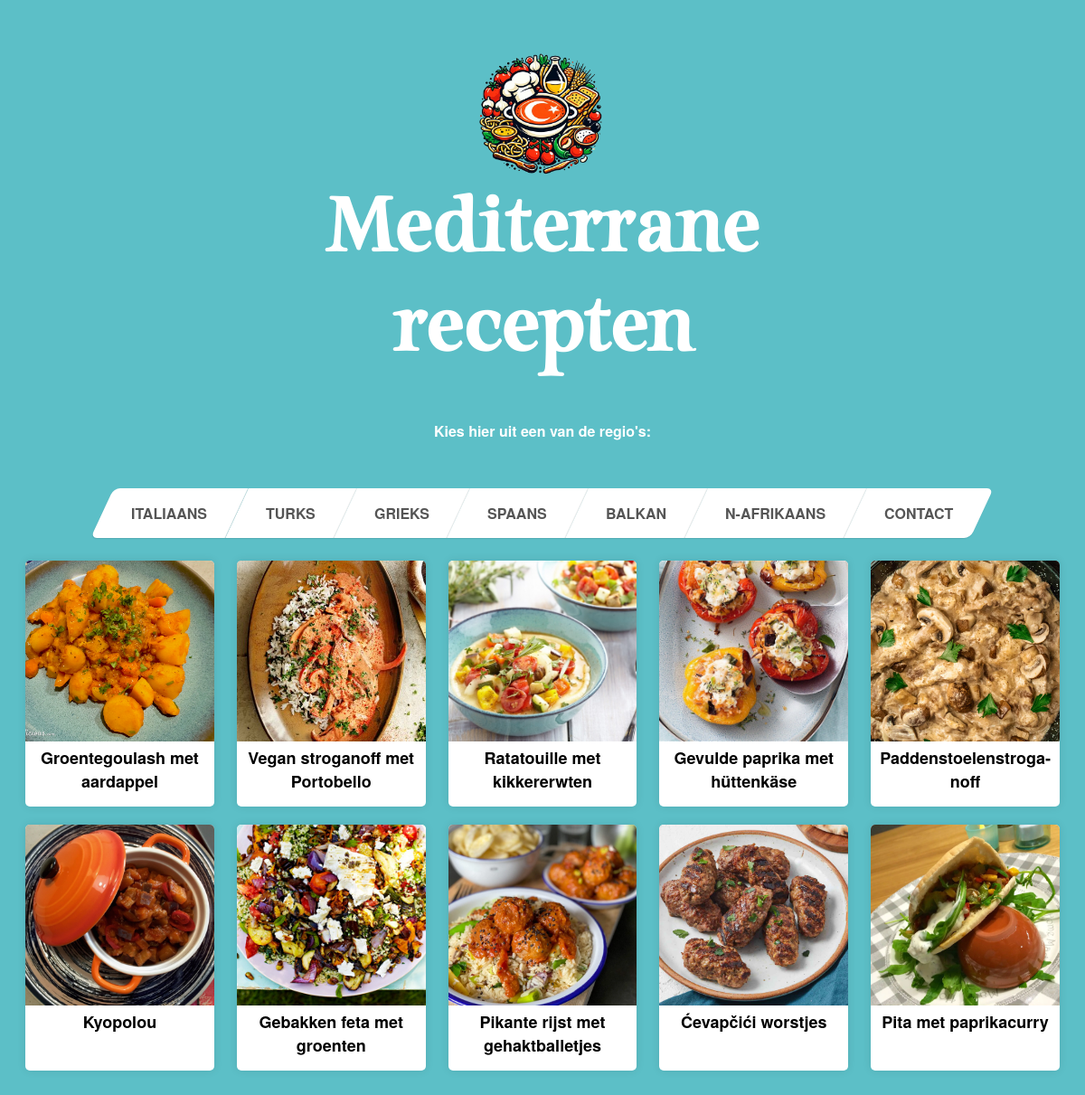
Screenshot of /balkan/balkan.php with the database file from the repository.
### tables this page shows
CREATE TABLE "recepten" (
	"Land"	TEXT,
	"Bereidingstijd"	TEXT,
	"Recepten"	TEXT
, "Ingredienten"	TEXT, "Uitleg"	TEXT, "Image"	TEXT);

### balkan/class.php (the view, shortened to what this page needs)
<?php
$sql = <<<EOF
SELECT * FROM recepten;
EOF;
$db = new MyDB();
if (!$db) {
    echo $db->lastErrorMsg();
} else {
    $ret = $db->query($sql);
    while ($row = $ret->fetchArray(SQLITE3_ASSOC)) {
        if ($row['Land'] == 'Balkan') {
?>
    <div class="recept-kaart" data-recept="<?php echo htmlspecialchars($row['Recepten']); ?>">
        <img src="<?php echo htmlspecialchars($row['Image']); ?>" alt="<?php echo htmlspecialchars($row['Recepten']); ?>">
        <h2><?php echo htmlspecialchars($row['Recepten']); ?></h2>
    </div>
<?php
        }
    }
}
?>

### balkan/balkan.php (shortened to what this page needs)
<!DOCTYPE html>
<html lang="en">
<head>
    <link rel="stylesheet" href="navbar.css">
    <link rel="stylesheet" href="balkan.css">
</head>
<body>
    <div class="image">
    </div>
    <div class="header">
    <div class="logo">
    <a href="../index.php">
        <img src="../images/logo4.png" alt="Logo" width="150px" height="150px">
    </a>
</div>
        <div class="titel">Mediterrane recepten</div>
        <br>
        <p class= "p1">Kies hier uit een van de regio's:</p>
    </div>
    <div class="skew-menu">
        <ul>
            <li><a href="../italiaans/italiaans.php">Italiaans</a></li>
            <li><a href="../turks/turks.php">Turks</a></li>
            <li><a href="../grieks/grieks.php">Grieks</a></li>
            <li><a href="../spaans/spaans.php">Spaans</a></li>
            <li><a href="#">Balkan</a></li>
            <li><a href="../na/na.php">N-Afrikaans</a></li>
            <li><a href="../Contact/contact.php">Contact</a></li>
        </ul>
    </div>
    <div class="recepten-container">
        <?php include 'class.php'; ?>
    </div>
</body>
</html>

### balkan/navbar.css (style rules this page uses)
body { font-family:Helvetica Neue, Helvetica, sans-serif; }
.skew-menu { text-align:center; margin-top:9em; margin-top: 1rem; }
.skew-menu ul { display:inline-block; margin:0; padding:0; list-style:none; transform:skew(-25deg); }

### balkan/balkan.css (style rules this page uses)
body { background-color: rgba(92, 191, 199, 255); background-repeat: no-repeat; background-position: 60% 0%; background-size: cover; }
.titel { text-align: center; font-family: 'Turqoise', sans-serif; font-weight: 900; background-color: rgba(92, 191, 199, 255); color: white; font-size: 90px; }
.p1 { text-align: center; font-family: Helvetica Neue, Helvetica, sans-serif; font-weight: 900; color: rgb(255, 255, 255); }
p { text-align: center; font-family: Helvetica Neue, Helvetica, sans-serif; font-weight: 900; color: rgb(0, 0, 0); }
.header { background-color: rgba(92, 191, 199, 255); padding: 20px; width: 50%; margin: 0 auto; text-align: center; }
.logo { width: 50%; margin: 0 auto; }
.logo img { max-width: 100%; }
.recepten-container { display: flex; flex-wrap: wrap; justify-content: space-between; padding: 20px; }
.recept-kaart { width: calc(20% - 20px); margin-bottom: 20px; background-color: #fff; border-radius: 5px; box-shadow: 0 0 10px rgba(0, 0, 0, 0.1); cursor: pointer; }
.recept-kaart h2 { margin-top: 0; font-size: 18px; text-align: center; }
.recept-kaart img { width: 100%; height: 200px; object-fit: cover; border-top-left-radius: 5px; border-top-right-radius: 5px; }

### rows the page displays
recepten: Image (picture), Recepten "Groentegoulash met aardappel"
recepten: Image (picture), Recepten "Vegan stroganoff met Portobello"
recepten: Image (picture), Recepten "Ratatouille met kikkererwten"
recepten: Image (picture), Recepten "Gevulde paprika met hüttenkäse"
recepten: Image (picture), Recepten "Pad­den­stoe­len­s­tro­ga­noff"
recepten: Image (picture), Recepten "Kyopolou"
recepten: Image (picture), Recepten "Gebakken feta met groenten"
recepten: Image (picture), Recepten "Pikante rijst met gehaktballetjes"
recepten: Image (picture), Recepten "Ćevapčići worstjes"
recepten: Image (picture), Recepten "Pita met paprikacurry"
